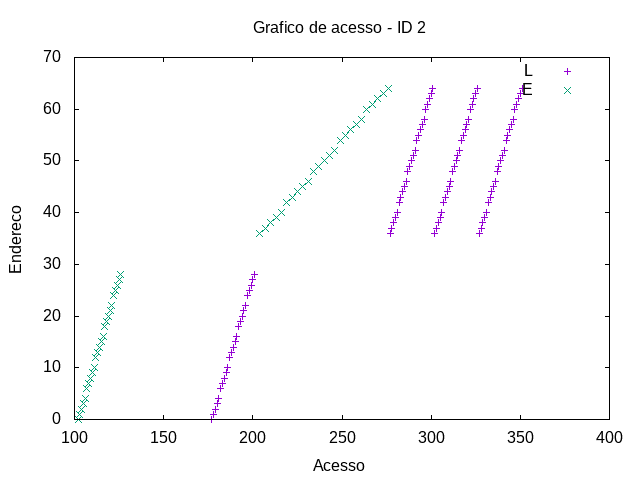

Recreate this plot in gnuplot.
set term png
set output "../out/mem/sum/-acesso-2.png"
set title "Grafico de acesso - ID 2"
set xlabel "Acesso"
set ylabel "Endereco"
plot "../out/mem/sum/-acesso-0-2.gpdat" u 2:4 w points t "L", "../out/mem/sum/-acesso-1-2.gpdat" u 2:4 w points t "E"
